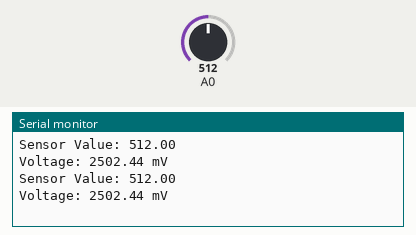
Recording of a sketch running on a simulated Arduino Uno, built with avr-gcc and run on an emulated ATmega328P. Parts: the last lines printed to the serial monitor. The test bench sets the inputs (shaded band); at power-on: A0 = 512.

Above: at 1.8 s.
1.9 s: A0 set to 716
At 2.7 s:
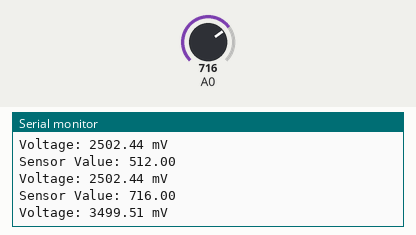
3.4 s: A0 set to 900
At 4.8 s:
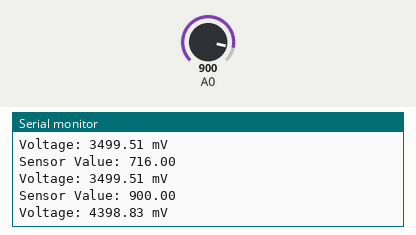
Timing chart, 0 to 6.4 s (numbered marks = the images above; inputs shaded):
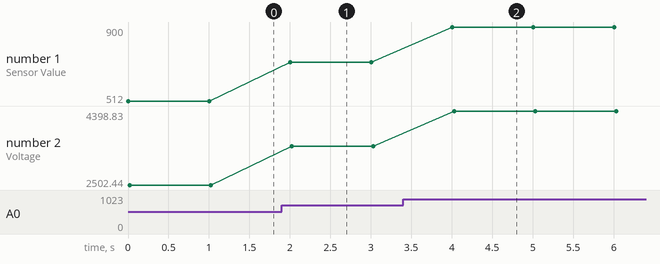

The sketch:

emgVoltageReading.ino
```cpp
void setup()
{
  Serial.begin(9600);
}

void loop()
{
  float sensorValue = analogRead(A0);
  float millivolt = (sensorValue/1023)*5;

  Serial.print("Sensor Value: ");
  Serial.println(sensorValue);

  Serial.print("Voltage: ");
  Serial.print(millivolt*1000);
  Serial.println(" mV");
  Serial.println("");
  delay(1000);
}
```

Measured:
- after the input at 1.9 s, the serial monitor: prints a new line after 0.10 s (image 1)
- after the input at 3.4 s, the serial monitor: prints a new line after 0.61 s (image 2)
- plotted number 1: 512 → 716 after the input at 1.9 s, 716 → 900 after the input at 3.4 s
- plotted number 2: 2502.44 → 3499.51 after the input at 1.9 s, 3499.51 → 4398.83 after the input at 3.4 s
